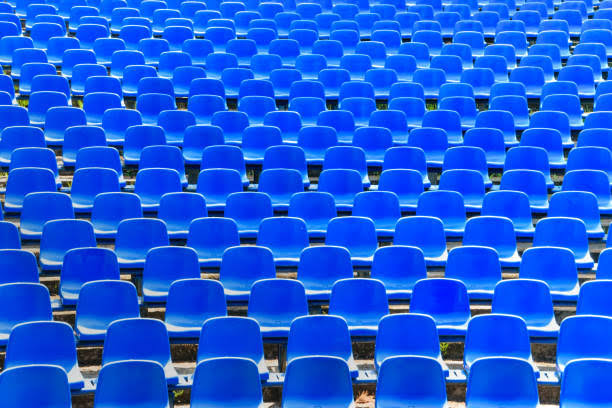
#> input picture ipl_killed/assets/empty_seats.jpg, 612 x 408 px, given in place of empty_seats.png, which was not available
$ python make_thumb_e.py
#> lines starting #> are read from the running program, lines starting #| are printed output that depends on the picture
### ipl_killed/thumb/make_thumb.py
#!/usr/bin/env python3
"""Thumbnail: 'IPL is dying' (IPL Ko Kisne Maara?) - crime scene. python3 make_thumb.py -> out/thumb.jpg"""
import os

import numpy as np
from PIL import Image, ImageDraw, ImageEnhance, ImageFilter, ImageFont
from scipy import ndimage as nd

HERE = os.path.dirname(os.path.abspath(__file__))
ROOT = os.path.dirname(os.path.dirname(HERE))
ANTON = os.path.join(ROOT, "doc_video", "thumb", "fonts", "Anton-Regular.woff")
LOGO = os.path.join(ROOT, "kohli_countdown", "assets", "logo.png")
W, H = 1280, 720
Y = (255, 222, 89)
INK = (14, 14, 16)


def cover(im, w, h, fx=0.5, fy=0.5):
    s = max(w / im.width, h / im.height)
    im = im.resize((round(im.width * s), round(im.height * s)), Image.LANCZOS)
    x = int((im.width - w) * fx)
    y = int((im.height - h) * fy)
    return im.crop((x, y, x + w, y + h))


# [126 lines left out: functions background, shadow, chalk_outline, tape, _shadow_text, text_block and 1 more, not called in this run]


# [2 lines that do not run on import are left out]

### ipl_killed/thumb/make_thumb_cd.py
#!/usr/bin/env python3
"""Thumbnails C and D for 'IPL is dying': worried Kohli left, WHO KILLED / IPL? right, a red line behind.
C = falling graph, D = heartbeat (ECG) that flatlines.   python3 make_thumb_cd.py"""
import os

import numpy as np
from PIL import Image, ImageDraw, ImageEnhance, ImageFilter, ImageFont
from scipy import ndimage as nd

from make_thumb import ANTON, HERE, INK, LOGO, W, H, Y, cover
from make_thumb_220 import RED, big_number, outlined, soft_shadow


# [62 lines left out: functions background, glow_line, kohli, headline, not called in this run]


def ipl_badge(base, cx=560, cy=405, d=152):
    """The IPL batsman mark on a white disc with a thin yellow ring (the mark is dark blue, so it needs light)."""
    mark = Image.open(os.path.join(HERE, "src", "ipl_mark.png")).convert("RGBA")
    mark = mark.crop(mark.getbbox())
    s = int(d * 0.74)
    mark = mark.resize((round(mark.width * s / max(mark.size)), round(mark.height * s / max(mark.size))), Image.LANCZOS)
    disc = Image.new("RGBA", (d + 40, d + 40), (0, 0, 0, 0))
    dd = ImageDraw.Draw(disc)
    dd.ellipse((20, 20, 20 + d, 20 + d), fill=(255, 255, 255, 255), outline=Y + (255,), width=7)
    disc.alpha_composite(mark, (20 + (d - mark.width) // 2, 20 + (d - mark.height) // 2))
    m = Image.new("L", base.size, 0)
    m.paste(disc.split()[3], (cx - d // 2 - 20, cy - d // 2 - 20))
    base.alpha_composite(soft_shadow(m, (8, 10), 12, 0.6))
    base.alpha_composite(disc, (cx - d // 2 - 20, cy - d // 2 - 20))


# [65 lines left out: functions down_tag, finish, thumb_c, thumb_d, not called in this run]


# [3 lines that do not run on import are left out]

### ipl_killed/thumb/make_thumb_e.py
#!/usr/bin/env python3
"""Thumbnail E for 'IPL is dying' (reference-style 'downfall' look, our own build):
fan on his phone in blue light (left), an evidence screen of empty stands with a red chart crashing (centre),
worried Kohli (right), huge two-tone 'WHO KILLED IPL?' across the bottom.   python3 make_thumb_e.py"""
import os

import numpy as np
from PIL import Image, ImageDraw, ImageEnhance, ImageFilter, ImageFont
from scipy import ndimage as nd

from make_thumb import ANTON, HERE, INK, LOGO, W, H, Y, cover
from make_thumb_220 import soft_shadow
from make_thumb_cd import down_tag, ipl_badge

RED = (232, 30, 36)


def room():
    a = np.zeros((H, W, 3), np.float32) + np.array([11, 11, 14])
    yy, xx = np.mgrid[0:H, 0:W]
    for x0 in (0, W):                                                    # red light bleeding in from both edges
        d = np.abs(xx - x0) / 160
        a += np.exp(-d ** 2)[..., None] * np.array([150, 10, 14])
    return Image.fromarray(np.clip(a, 0, 255).astype(np.uint8)).convert("RGBA")


# [90 lines left out: functions screen, fan, kohli, gradient_text, not called in this run]


def graph_bg(base):
    """Full-frame background: faint empty stands, a translucent red area chart crashing to the right, glowing line."""
    st = cover(Image.open(os.path.join(HERE, "up", "empty_seats.png")).convert("L"), W, H, 0.5, 0.4)
    st = np.asarray(st.filter(ImageFilter.GaussianBlur(3)), np.float32)[..., None] * np.array([0.20, 0.20, 0.24])
    a = np.asarray(base, np.float32)[..., :3] * 0.6 + st
    xs = np.linspace(-20, 900, 11)
    ys = np.array([0.24, 0.17, 0.28, 0.22, 0.36, 0.32, 0.47, 0.43, 0.58, 0.64, 0.74]) * H
    curve = np.interp(np.arange(W), xs, ys)
    yy = np.arange(H)[:, None]
    fill = (yy > curve[None, :]).astype(np.float32)
    fade = np.clip((yy - curve[None, :]) / 230, 0, 1)                # strongest just under the line, gone by the text
    alpha = fill * 0.40 * (1 - fade) * (np.arange(W)[None, :] < 900)
    a = a * (1 - alpha[..., None]) + np.array(RED) * alpha[..., None]
    a[::4] *= 0.86                                                     # faint scanlines
    band = np.clip((yy - 470) / 140, 0, 1)[..., None] if False else np.clip((np.arange(H)[:, None] - 470) / 140, 0, 1)[..., None]
    a *= 1 - 0.55 * band                                               # dark band under the headline
    out = Image.fromarray(np.clip(a, 0, 255).astype(np.uint8)).convert("RGBA")
    lay = Image.new("RGBA", (W, H), (0, 0, 0, 0))
    d = ImageDraw.Draw(lay)
    pts = list(zip(xs, ys))
    d.line(pts, fill=(255, 70, 70, 255), width=11, joint="curve")
    for p in pts[2:9:2]:
        d.ellipse((p[0] - 10, p[1] - 10, p[0] + 10, p[1] + 10), fill=(255, 230, 230, 255), outline=(255, 70, 70, 255), width=5)
    (ax, ay), (bx, by) = pts[-2], pts[-1]
    v = np.array([bx - ax, by - ay]); v /= np.linalg.norm(v)
    nrm = np.array([-v[1], v[0]]); tip = np.array([bx, by])
    d.polygon([tuple(tip + v * 10), tuple(tip - v * 54 + nrm * 36), tuple(tip - v * 54 - nrm * 36)], fill=(255, 70, 70, 255))
    halo = lay.filter(ImageFilter.GaussianBlur(20))
    out.alpha_composite(halo)
    out.alpha_composite(halo)
    out.alpha_composite(lay)
    return out


def main():
    base = graph_bg(room())
#> in cover, `s = max(w / im.width, h / im.height)`: s = 2.09
#> in cover, `im = im.resize((round(im.width * s), round(im.height * s)), Image.LANC..`:
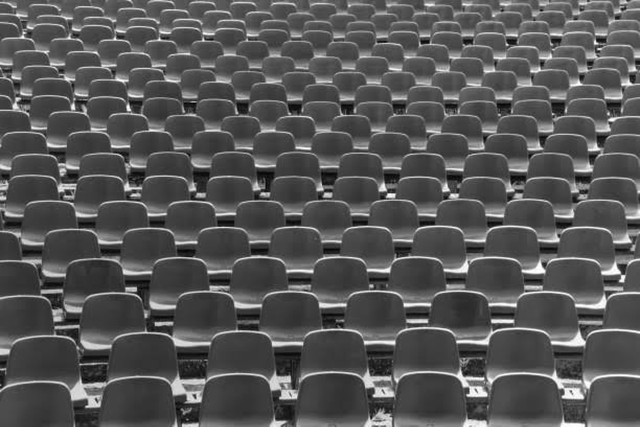
#> im: PIL image 1280x853 L (shown at 1/2 size); min 0, max 255, mean 85.4
#> in cover, `return im.crop((x, y, x + w, y + h))`:
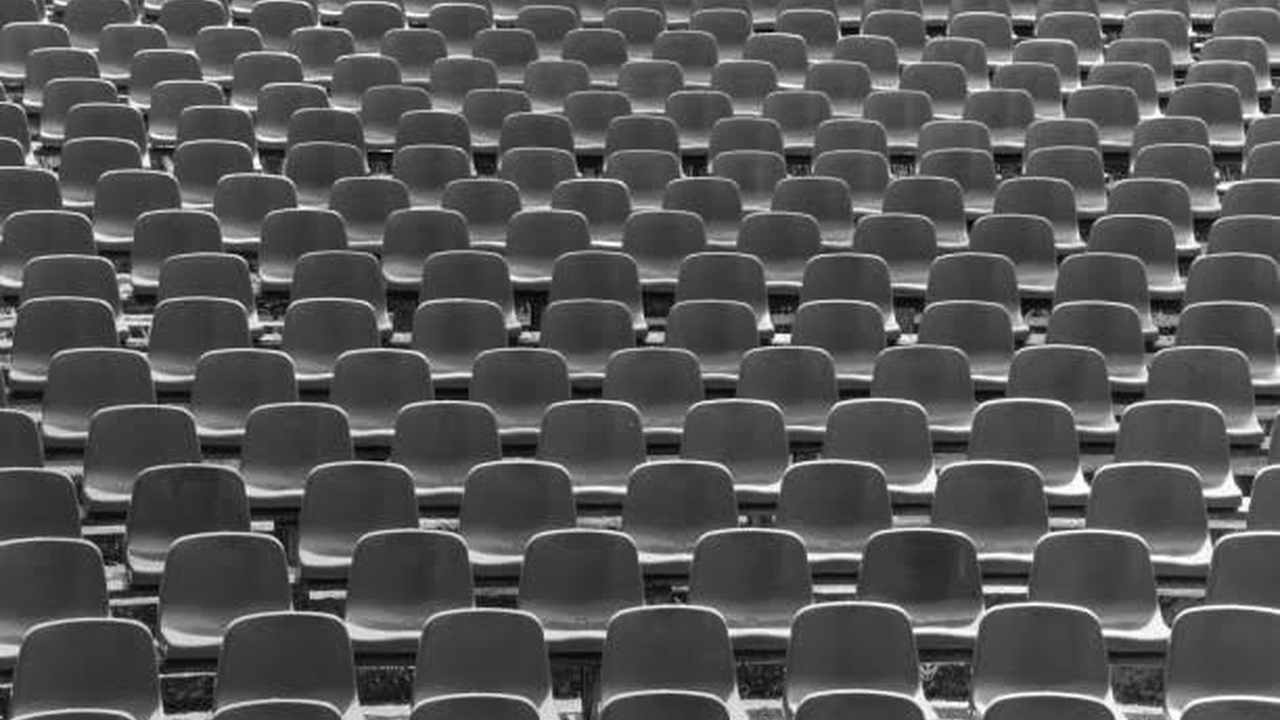
#> returned value: PIL image 1280x720 L; min 0, max 255, mean 84.7
#> in graph_bg, `st = np.asarray(st.filter(ImageFilter.GaussianBlur(3)), np.float32)[....`:
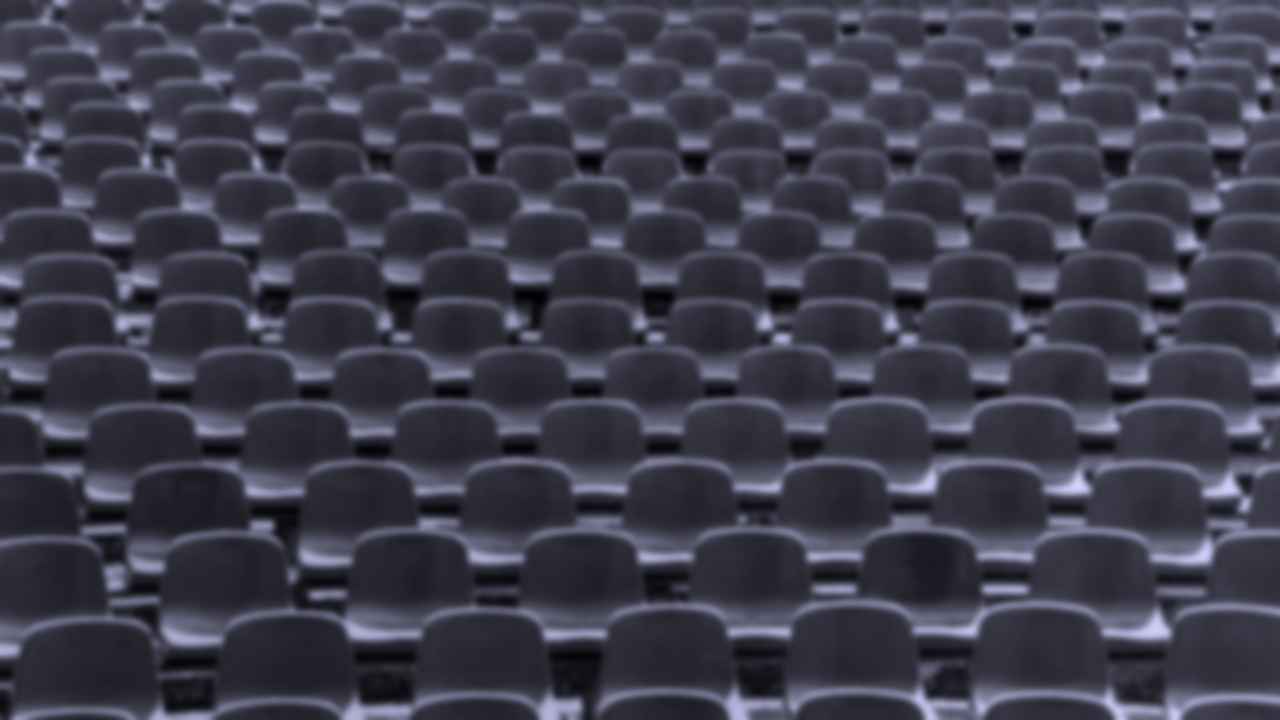
#> st: shape (720, 1280, 3) float64; mean R, G, B 16.9, 16.9, 20.3; drawn with min black and max white
#> in graph_bg, `a *= 1 - 0.55 * band`:
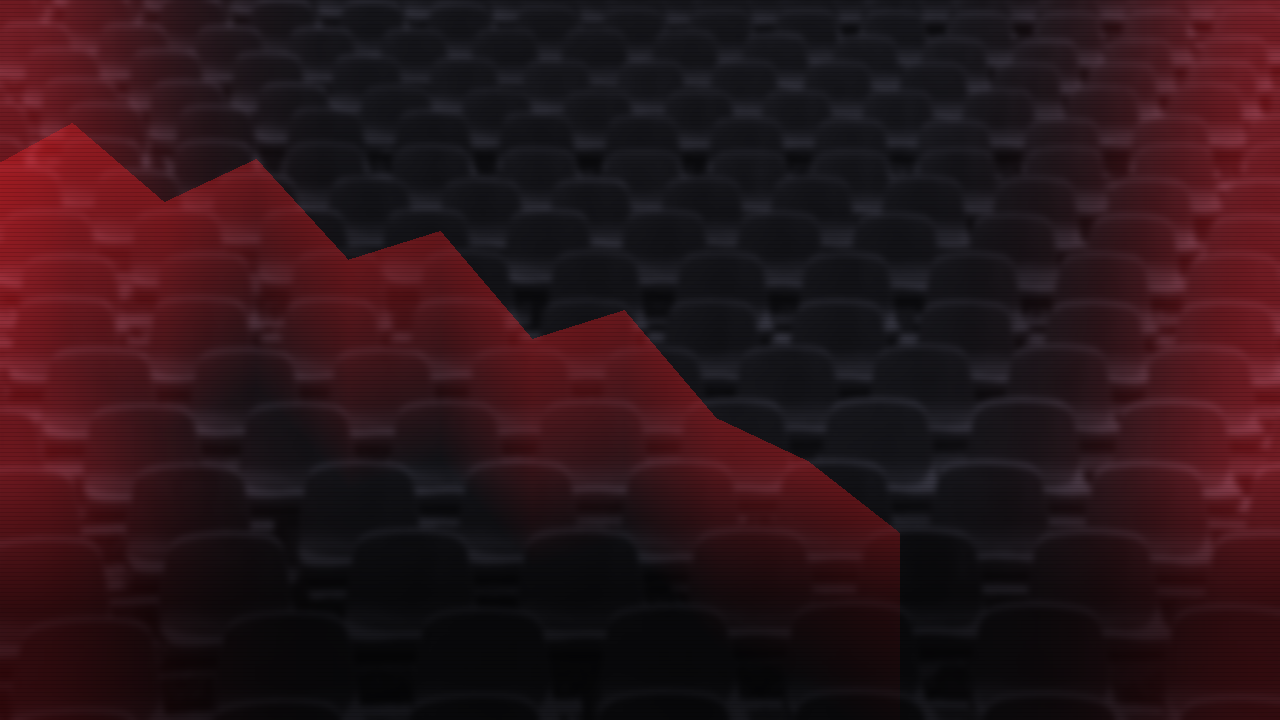
#> a: shape (720, 1280, 3) float64; mean R, G, B 44, 20.9, 25.7
#> in graph_bg, `lay = Image.new("RGBA", (W, H), (0, 0, 0, 0))`: lay: PIL image 1280x720 RGBA; every value is 0
#> the loop in graph_bg, `for p in pts[2:9:2]:` made 4 passes
#> p on passes 1 to 4: (164, 201.6), (348, 259.2), (532, 338.4), (716, 417.6)
#> in graph_bg, `(ax, ay), (bx, by) = pts[-2], pts[-1]`: ax = 808; ay = 460.8; bx = 900; by = 532.8
#> in graph_bg, `v = np.array([bx - ax, by - ay])`: v = [92, 72]
#> in graph_bg, `v /= np.linalg.norm(v)`: v = [0.788, 0.616]
#> in graph_bg, `nrm = np.array([-v[1], v[0]])`: nrm = [-0.616, 0.788]
#> in graph_bg, `tip = np.array([bx, by])`: tip = [900, 532.8]
#> in graph_bg, `out.alpha_composite(lay)`:
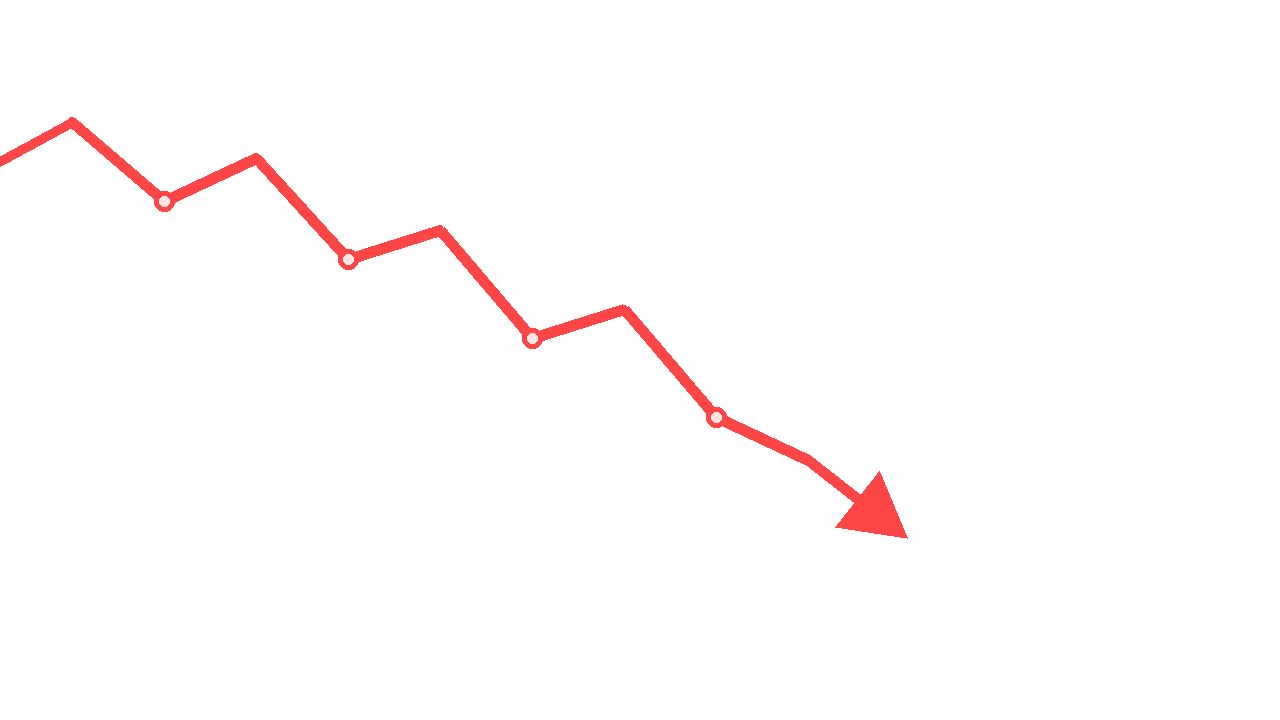
#> lay: PIL image 1280x720 RGBA; mean R, G, B, A 4, 1.2, 1.2, 4; transparent parts drawn white
#> in graph_bg, `out.alpha_composite(lay)`:
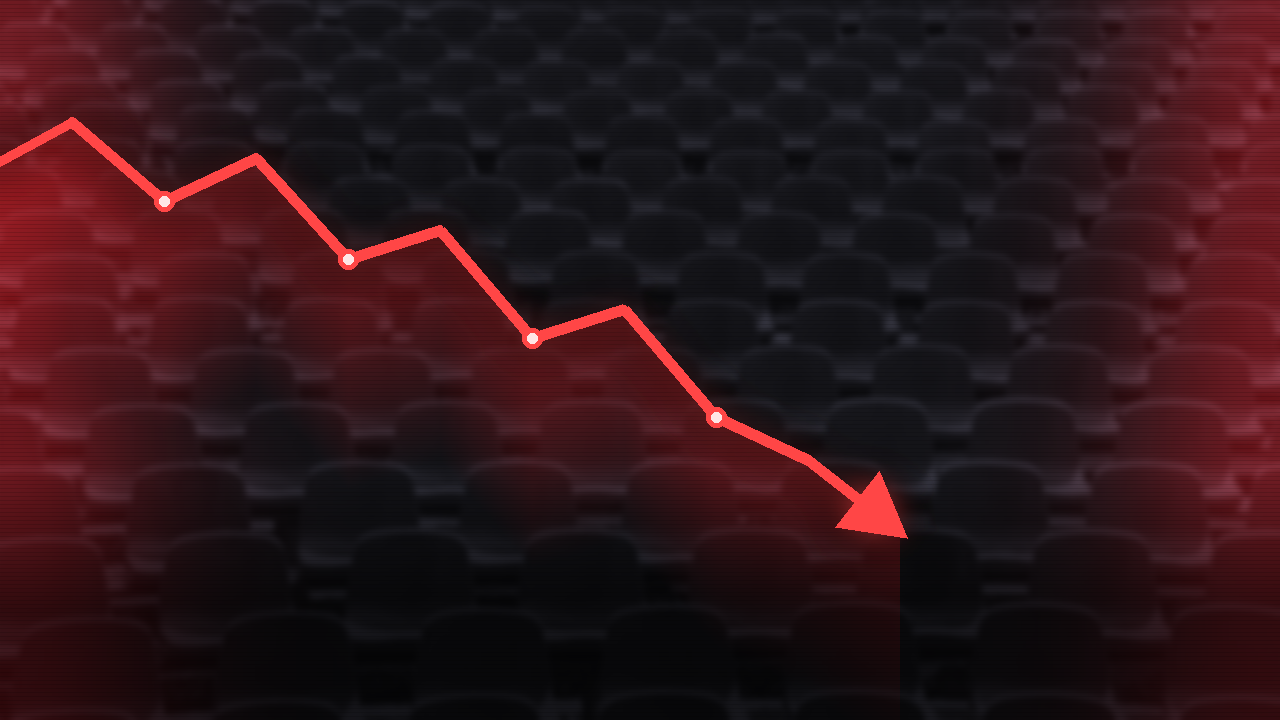
#> out: PIL image 1280x720 RGBA; mean R, G, B, A 46, 21, 25.6, 255
    ipl_badge(base, cx=110, cy=120, d=150)
    w1 = down_tag(base, 216, 84, "VIEWERS")
    down_tag(base, 216 + w1 + 20, 84, "TRP")
    kohli(base)
    f = ImageFont.truetype(ANTON, 138)
    l, t, r, b = gradient_text(base, (34, 690), "WHO KILLED", f, (255, 255, 255), (150, 150, 158))
    gradient_text(base, (r + 26, 690), "IPL?", f, (255, 70, 60), (170, 10, 14))
    logo = Image.open(LOGO).convert("RGBA")
    logo = logo.resize((130, round(logo.height * 130 / logo.width)), Image.LANCZOS)
    base.alpha_composite(logo, (W - 130 - 22, 20))
    out = os.path.join(HERE, "out", "IPL_is_dying_thumbnail_E_downfall.jpg")
    base.convert("RGB").save(out, quality=93)
    base.convert("RGB").resize((168, 94), Image.LANCZOS).save(out.replace(".jpg", "_tiny.png"))
    print(out, os.path.getsize(out) // 1024, "KB")


if __name__ == "__main__":
#> (the run stopped early here; a loop or call above may not have finished)

$ run again, with ipl_killed/assets/dhoni_bowled.jpg copied over ipl_killed/assets/empty_seats.jpg
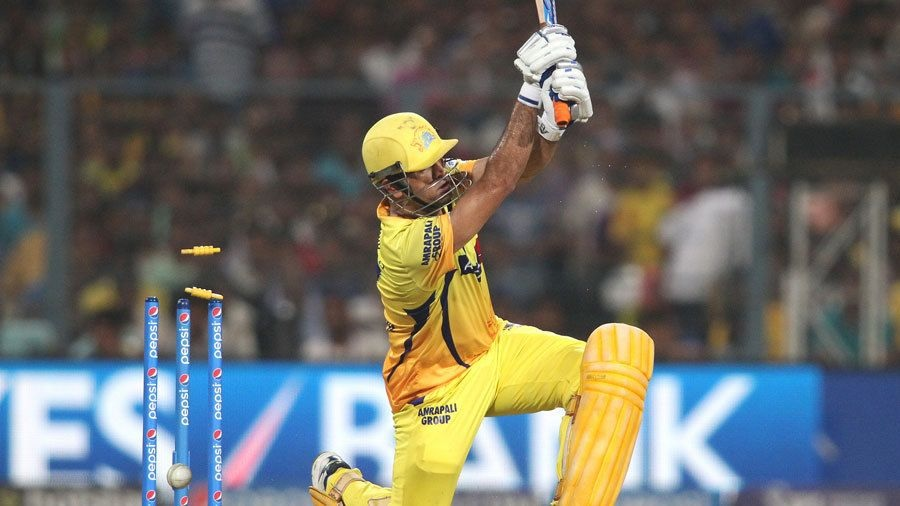
#> input picture ipl_killed/assets/dhoni_bowled.jpg, 900 x 506 px, given in place of empty_seats.png, which was not available
#> s = 1.42
#> in graph_bg, `st = np.asarray(st.filter(ImageFilter.GaussianBlur(3)), np.float32)[....`:
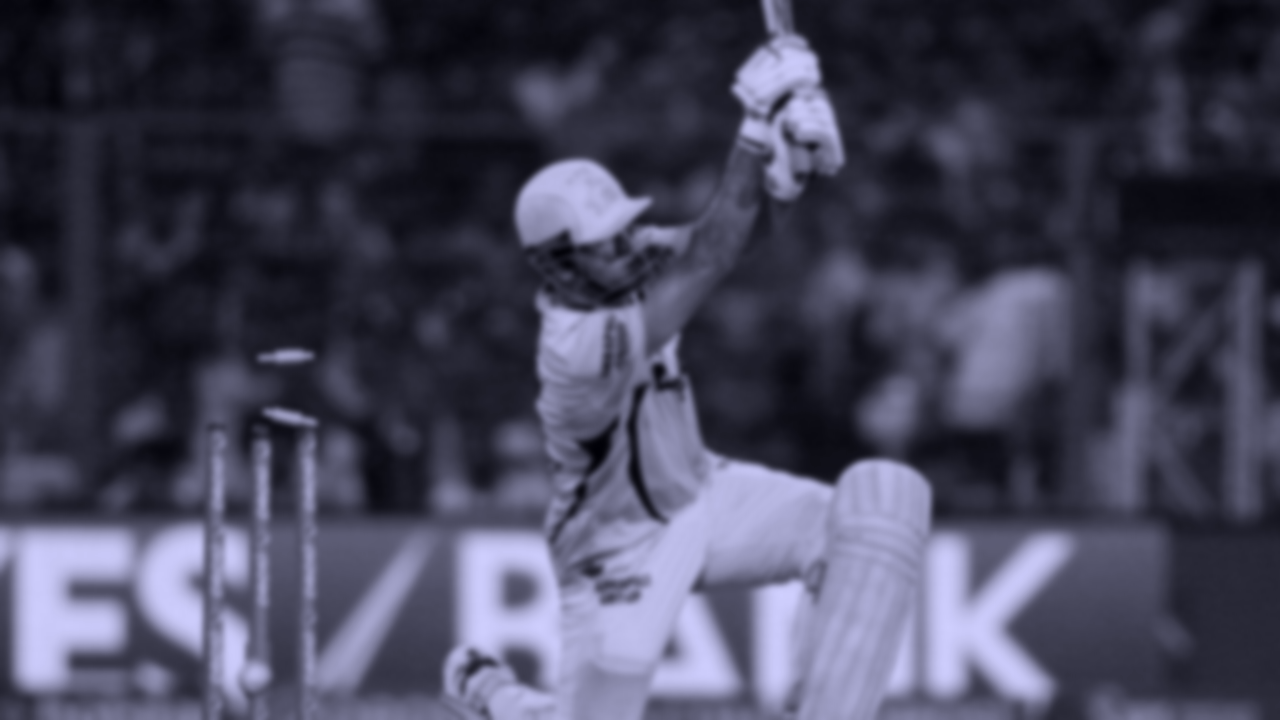
#> st: shape (720, 1280, 3) float64; mean R, G, B 21.3, 21.3, 25.6; drawn with min black and max white
#> the loop in graph_bg, `for p in pts[2:9:2]:` made 4 passes
#> p on passes 1 to 4: (164, 201.6), (348, 259.2), (532, 338.4), (716, 417.6)
#> ax = 808; ay = 460.8; bx = 900; by = 532.8
#> v = [92, 72]
#> v = [0.788, 0.616]
#> nrm = [-0.616, 0.788]
#> tip = [900, 532.8]
#> in graph_bg, `out.alpha_composite(lay)`:
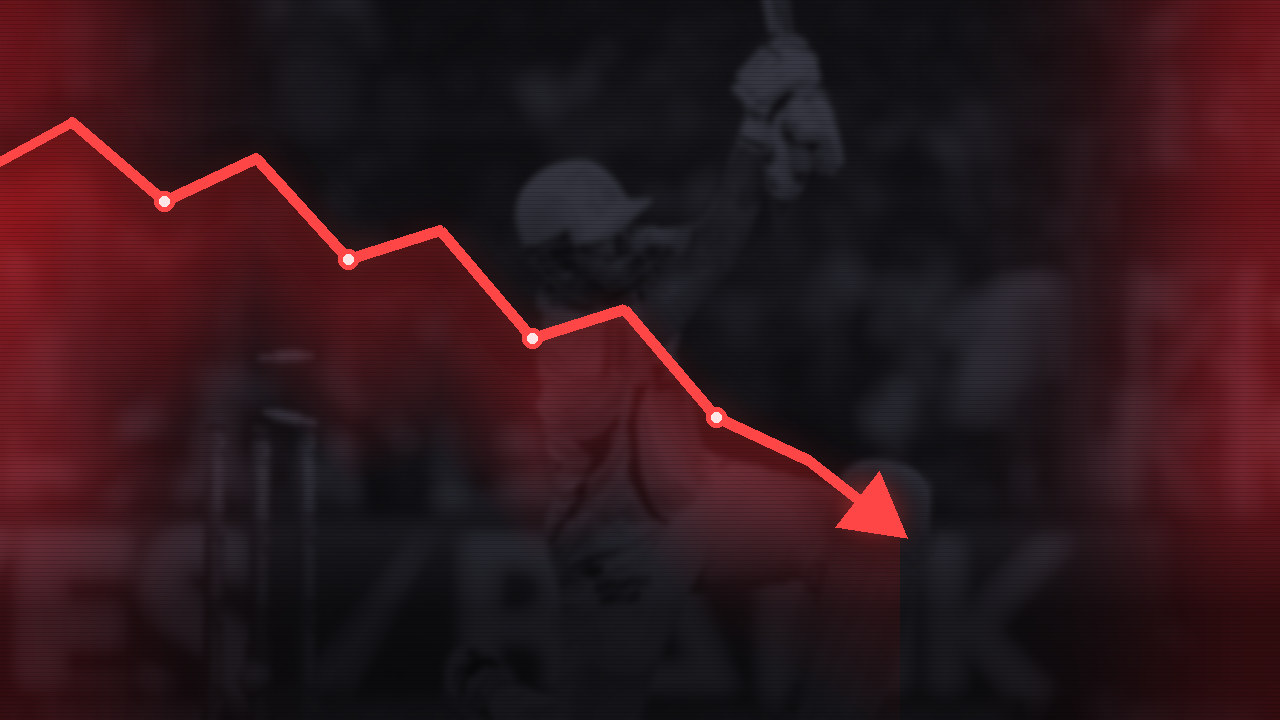
#> out: PIL image 1280x720 RGBA; mean R, G, B, A 47.8, 22.9, 27.9, 255
